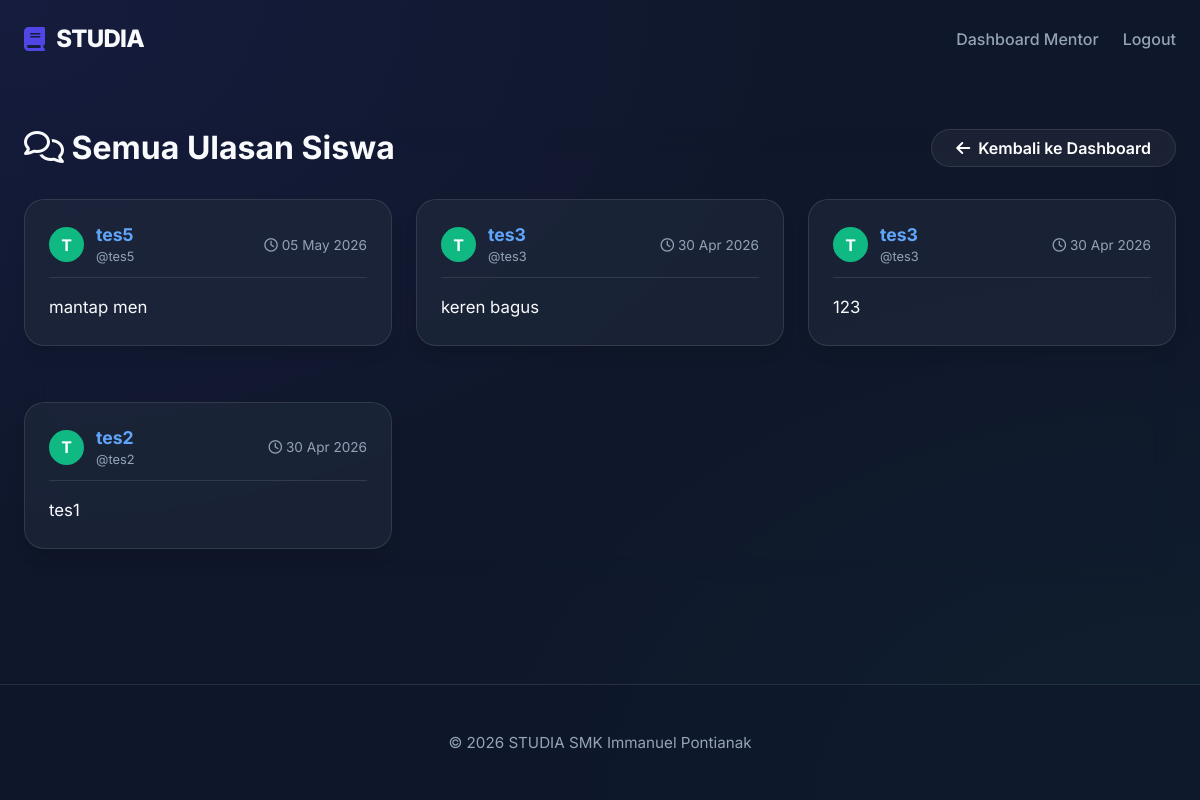
/mentor/comments (signed in), run on the app's committed database.
### tables this page shows
CREATE TABLE `mentor_comments` (
  `id` int NOT NULL,
  `mentor_user_id` int NOT NULL,
  `student_user_id` int NOT NULL,
  `comment` text NOT NULL,
  `created_at` timestamp NOT NULL DEFAULT CURRENT_TIMESTAMP
);

CREATE TABLE `student_profiles` (
  `id` int NOT NULL,
  `user_id` int NOT NULL,
  `full_name` varchar(100) NOT NULL,
  `email` varchar(100) DEFAULT NULL,
  `phone` varchar(20) DEFAULT NULL,
  `address` text,
  `interest` text
);

CREATE TABLE `users` (
  `id` int NOT NULL,
  `username` varchar(50) NOT NULL,
  `password` varchar(255) NOT NULL,
  `role` enum('admin','student','mentor') NOT NULL,
  `created_at` timestamp NOT NULL DEFAULT CURRENT_TIMESTAMP
);

### app/core/Controller.php (called while the page is built, shortened)
<?php
class Controller
{
    public function view($view, $data = [])
    {
        $data['csrf_token'] = $_SESSION['csrf_token'];
        require_once '../app/views/' . $view . '.php';
    }
    public function render($view, $data = [])
    {
        $this->view($view, $data);
    }
    public function model($model)
    {
        return new $model;
    }
}

### app/controllers/Mentor.php (called while the page is built, shortened)
<?php
class Mentor extends Controller {
    public function comments()
    {
        $uid = $_SESSION['user']['id'];
        $data = [
            'judul' => 'Semua Ulasan Siswa',
            'comments' => $this->model('Mentor_model')->getMentorComments($uid)
        ];
        $this->render('mentor/comments', $data);
    }
}

### app/core/App.php (called while the page is built, shortened)
<?php
class App {
    protected $method = 'index';
    protected $params = [];
    public function __construct()
    {
        $url = $this->parseURL();
        if( isset($url[0]) && file_exists('../app/controllers/' . ucfirst($url[0]) . '.php') ) {
            unset($url[0]);
        }
        $this->controller = new $this->controller;
        if( isset($url[1]) ) {
            if( method_exists($this->controller, $url[1]) ) {
                $this->method = $url[1];
            }
        }
        call_user_func_array([$this->controller, $this->method], $this->params);
    }
    public function parseURL()
    {
        $url = "";
        if( isset($_GET['url']) ) {
            $url = $_GET['url'];
        }
        if ($url) {
            $url = ltrim($url, '/');
            $url = rtrim($url, '/');
            $url = filter_var($url, FILTER_SANITIZE_URL);
            $url = explode('/', $url);
            return $url;
        }
        return [];
    }
}

### public/index.php (called while the page is built, shortened)
<?php
$app = new App();

### app/core/Database.php (called while the page is built, shortened)
<?php
class Database
{
    private $dbh;
    private $stmt;
    public function __construct()
    {
        $dsn = 'mysql:host=' . DB_HOST . ';dbname=' . DB_NAME . ';charset=utf8mb4';
        try {
            $this->dbh = new PDO($dsn, DB_USER, DB_PASS, [
                PDO::ATTR_PERSISTENT => true,
                PDO::ATTR_ERRMODE => PDO::ERRMODE_EXCEPTION,
                PDO::ATTR_DEFAULT_FETCH_MODE => PDO::FETCH_ASSOC,
            ]);
        } catch (PDOException $e) {
            die($e->getMessage());
        }
    }
    public function query($sql)
    {
        $this->stmt = $this->dbh->prepare($sql);
    }
    public function bind($param, $value, $type = null)
    {
        if ($type === null) {
            $type = match (true) {
                is_int($value) => PDO::PARAM_INT,
                is_bool($value) => PDO::PARAM_BOOL,
                is_null($value) => PDO::PARAM_NULL,
                default => PDO::PARAM_STR,
            };
        }
        $this->stmt->bindValue($param, $value, $type);
    }
    public function execute()
    {
        $this->stmt->execute();
    }
    public function resultSet()
    {
        $this->execute();
        return $this->stmt->fetchAll();
    }
    public function run($sql, array $params = [])
    {
        $this->query($sql);
        foreach ($params as $key => $val) {
            $this->bind($key, $val);
        }
        return $this;
    }
}

### app/models/Mentor_model.php (called while the page is built, shortened)
<?php
class Mentor_model {
    private $db;
    public function __construct()
    {
        $this->db = new Database;
    }
    public function getMentorComments($mentor_user_id)
    {
        return $this->db->run(
            "SELECT c.*, sp.full_name, u.username
             FROM mentor_comments c
             JOIN users u ON c.student_user_id = u.id
             JOIN student_profiles sp ON u.id = sp.user_id
             WHERE c.mentor_user_id = :mentor_user_id
             ORDER BY c.created_at DESC",
            ['mentor_user_id' => $mentor_user_id]
        )->resultSet();
    }
}

### app/views/mentor/comments.php (the view)
<div class="container" style="padding-top: 2rem; padding-bottom: 4rem;">
    <div class="glass-card" style="background: transparent; border: none; padding: 0; box-shadow: none;">
        <div style="display: flex; justify-content: space-between; align-items: center; margin-bottom: 2rem;">
            <h1 style="font-size: 2rem; margin: 0;"><i class="fa-regular fa-comments"></i> Semua Ulasan Siswa</h1>
            <a href="<?= BASEURL; ?>/mentor" class="btn-secondary" style="display: inline-flex; align-items: center; gap: 0.5rem; padding: 0.5rem 1.5rem; border-radius: 2rem; text-decoration: none;">
                <i class="fa-solid fa-arrow-left"></i> Kembali ke Dashboard
            </a>
        </div>
        <?php if(empty($data['comments'])): ?>
            <div class="glass-card" style="text-align: center; padding: 4rem;">
                <i class="fa-solid fa-comment-slash" style="font-size: 4rem; margin-bottom: 1.5rem; opacity: 0.5; color: var(--text-muted);"></i>
                <p class="text-muted" style="font-size: 1.2rem;">Belum ada komentar dari siswa.</p>
            </div>
        <?php else: ?>
            <div style="display: grid; grid-template-columns: repeat(auto-fill, minmax(350px, 1fr)); gap: 1.5rem;">
                <?php foreach($data['comments'] as $comment): ?>
                    <div class="glass-card" style="padding: 1.5rem; display: flex; flex-direction: column; transition: transform 0.2s ease;" onmouseover="this.style.transform='translateY(-5px)'" onmouseout="this.style.transform='translateY(0)'">
                        <div style="display: flex; justify-content: space-between; align-items: center; margin-bottom: 1rem; border-bottom: 1px solid rgba(255,255,255,0.1); padding-bottom: 0.75rem;">
                            <div style="display: flex; align-items: center; gap: 0.75rem;">
                                <div style="width: 35px; height: 35px; border-radius: 50%; background: var(--secondary-color); display: flex; align-items: center; justify-content: center; color: white; font-weight: bold;">
                                    <?= strtoupper(substr($comment['full_name'], 0, 1)); ?>
                                </div>
                                <div>
                                    <strong style="color: #60a5fa; font-size: 1.1rem; display: block;"><?= htmlspecialchars($comment['full_name']); ?></strong>
                                    <span style="font-size: 0.8rem; color: var(--text-muted);">@<?= htmlspecialchars($comment['username']); ?></span>
                                </div>
                            </div>
                            <span style="font-size: 0.85rem; color: var(--text-muted);"><i class="fa-regular fa-clock"></i> <?= date('d M Y', strtotime($comment['created_at'])); ?></span>
                        </div>
                        <p style="margin: 0; font-size: 1.05rem; line-height: 1.6; flex-grow: 1; color: var(--text-main);"><?= nl2br(htmlspecialchars($comment['comment'])); ?></p>
                    </div>
                <?php endforeach; ?>
            </div>
        <?php endif; ?>
    </div>
</div>

### public/css/style.css (style rules this page uses)
:root { --primary-color: #4f46e5; --primary-hover: #4338ca; --secondary-color: #10b981; --background-dark: #0f172a; --surface-dark: #1e293b; --border-color: rgba(255, 255, 255, 0.1); --text-main: #f8fafc; --text-muted: #94a3b8; --shadow-sm: 0 1px 2px 0 rgba(0, 0, 0, 0.05); --shadow-md: 0 4px 6px -1px rgba(0, 0, 0, 0.1), 0 2px 4px -1px rgba(0, 0, 0, 0.06); --shadow-lg: 0 10px 15px -3px rgba(0, 0, 0, 0.1), 0 4px 6px -2px rgba(0, 0, 0, 0.05); --shadow-xl: 0 20px 25px -5px rgba(0, 0, 0, 0.2), 0 10px 10px -5px rgba(0, 0, 0, 0.1); --transition: all 0.2s cubic-bezier(0.4, 0, 0.2, 1); --glass-bg: rgba(30, 41, 59, 0.7); --glass-border: rgba(255, 255, 255, 0.1); }
* { margin: 0; padding: 0; box-sizing: border-box; font-family: 'Inter', sans-serif; }
body { background-color: var(--background-dark); background-image: radial-gradient(at 0% 0%, rgba(79, 70, 229, 0.1) 0px, transparent 50%), radial-gradient(at 100% 100%, rgba(16, 185, 129, 0.05) 0px, transparent 50%); color: var(--text-main); min-height: 100vh; display: flex; flex-direction: column; overflow-x: hidden; }
.container { width: 100%; max-width: 1200px; margin: 0 auto; padding: 0 1.5rem; }
.btn-secondary { background: rgba(255, 255, 255, 0.05); color: white !important; padding: 0.8rem 2rem; border-radius: 9999px; font-weight: 600; text-decoration: none; border: 1px solid var(--border-color); transition: var(--transition); }
.glass-card { background: var(--glass-bg); backdrop-filter: blur(12px); -webkit-backdrop-filter: blur(12px); border: 1px solid var(--border-color); border-radius: 1.25rem; padding: 2rem; margin-bottom: 2rem; box-shadow: var(--shadow-lg); }

### data on the page
mentor_comments: student_profiles.full_name "T", student_profiles.full_name "tes5", student_user.username "tes5", created_at "05 May 2026", comment "mantap men"
mentor_comments: student_profiles.full_name "T", student_profiles.full_name "tes3", student_user.username "tes3", created_at "30 Apr 2026", comment "keren bagus"
mentor_comments: student_profiles.full_name "T", student_profiles.full_name "tes3", student_user.username "tes3", created_at "30 Apr 2026", comment "123"
mentor_comments: student_profiles.full_name "T", student_profiles.full_name "tes2", student_user.username "tes2", created_at "30 Apr 2026", comment "tes1"

### other printed values
$brand['name'] "STUDIA"
